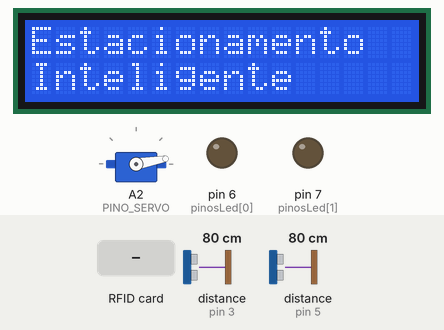
The sketch below on a simulated Arduino Uno, built with avr-gcc and run on an emulated ATmega328P. Shown: servo, 16×2 character LCD, output pins drawn as LEDs (lit = HIGH). Wiring (inferred from the names in the program): 2 × ultrasonic range finder: trigger pin 2, echo pin 3 / trigger pin 4, echo pin 5. The inputs (shaded band) are chosen by the test bench; at power-on: distance to the obstacle (sensors on pin 3, pin 5) 80 cm. The echo pulse lasts 58.3 µs per cm; pins used as bus, display or sensor lines are not drawn; what the sketch prints to the serial monitor is not drawn.

Above: at 0.8 s.
At 4.1 s:
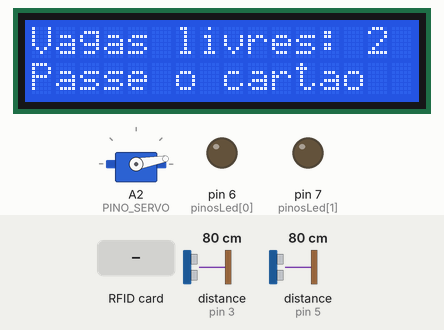
4.2 s: RFID card 5E 7A 19 C4 held to the reader
At 5.4 s:
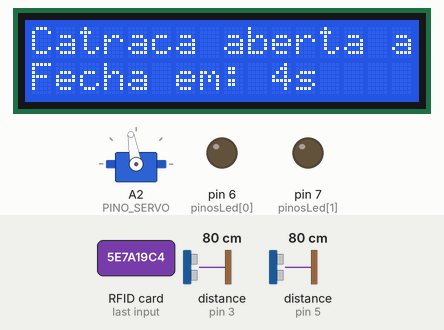
7.2 s: distance to the obstacle (sensor on pin 3) set to 17 cm
10.2 s: distance to the obstacle (sensor on pin 3) set to 14 cm
At 11.8 s:
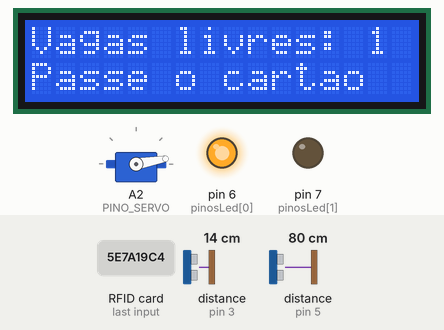
12.9 s: distance to the obstacle (sensor on pin 5) set to 17 cm
14.4 s: distance to the obstacle (sensor on pin 5) set to 13 cm
At 15.8 s:
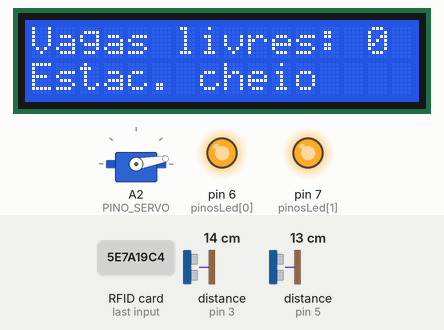
16.2 s: RFID card 5E 7A 19 C4 held to the reader
At 17.1 s:
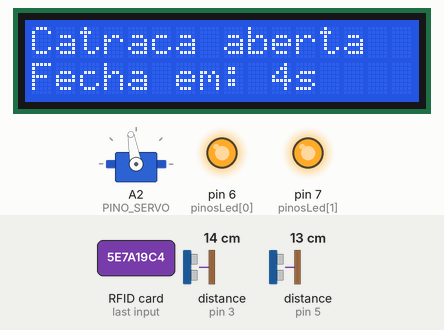
Timing chart, 0 to 19.2 s (numbered marks = the images above; inputs shaded):
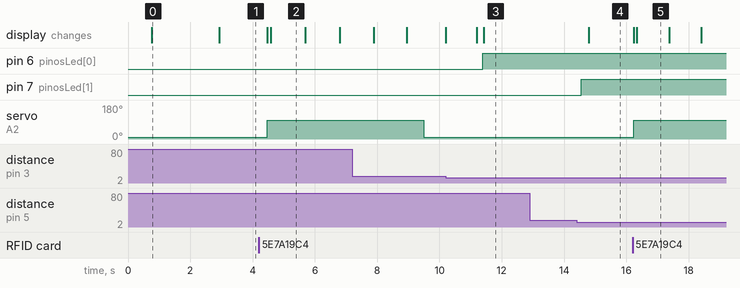

The sketch:

smart_parking_arduino.ino
```cpp
#include <SPI.h>
#include <MFRC522.h>
#include <Servo.h>
#include <LiquidCrystal.h>

// RFID
#define PINO_SS 10
#define PINO_RST 9

MFRC522 rfid(PINO_SS, PINO_RST);

// LCD: RS, E, D4, D5, D6, D7
LiquidCrystal lcd(8, A0, A1, A3, A4, A5);

// Servo
Servo catraca;

const int PINO_SERVO = A2;
const int ANGULO_FECHADO = 10;
const int ANGULO_ABERTO = 100;

const unsigned long TEMPO_ABERTA = 5000;

// Vagas
const int TOTAL_VAGAS = 2;

const int pinosTrig[TOTAL_VAGAS] = {
  2, 4
};

const int pinosEcho[TOTAL_VAGAS] = {
  3, 5
};

const int pinosLed[TOTAL_VAGAS] = {
  6, 7
};

bool vagasOcupadas[TOTAL_VAGAS] = {
  false, false
};

const float DISTANCIA_OCUPADA = 15.0;

// Cartões dentro do estacionamento
String cartoesEstacionados[TOTAL_VAGAS];
int quantidadeCartoes = 0;

String ultimoCartao = "";
unsigned long tempoUltimoCartao = 0;

const unsigned long TEMPO_ENTRE_LEITURAS = 2500;

unsigned long ultimaAtualizacaoLCD = 0;

bool estadoAnterior[TOTAL_VAGAS] = {false, false};
int fluxoTotal = 0;
unsigned long ultimoEnvioStatus = 0;


void enviarStatus() {
  int livre = contarVagasLivres();
  Serial.print("V1:");
  Serial.print(vagasOcupadas[0] ? 1 : 0);
  Serial.print(",V2:");
  Serial.print(vagasOcupadas[1] ? 1 : 0);
  Serial.print(",V3:0,V4:0,LIVRE:");
  Serial.print(livre);
  Serial.print(",FLUXO:");
  Serial.println(fluxoTotal);
}


void setup() {
  Serial.begin(9600);

  for (int i = 0; i < TOTAL_VAGAS; i++) {
    pinMode(pinosTrig[i], OUTPUT);
    pinMode(pinosEcho[i], INPUT);
    pinMode(pinosLed[i], OUTPUT);

    digitalWrite(pinosTrig[i], LOW);
    digitalWrite(pinosLed[i], LOW);
  }

  catraca.attach(PINO_SERVO);
  fecharCatraca();

  lcd.begin(16, 2);
  lcd.clear();
  lcd.print("Estacionamento");
  lcd.setCursor(0, 1);
  lcd.print("Inteligente");

  delay(2000);

  SPI.begin();
  rfid.PCD_Init();

  lerVagas();
  atualizarLeds();
  atualizarLCD();

  Serial.println("SISTEMA:OK");
}


void loop() {
  lerVagas();
  atualizarLeds();

  if (millis() - ultimaAtualizacaoLCD >= 800) {
    atualizarLCD();
    ultimaAtualizacaoLCD = millis();
  }

  if (millis() - ultimoEnvioStatus >= 1000) {
    enviarStatus();
    ultimoEnvioStatus = millis();
  }

  verificarCartao();

  delay(80);
}


// Faz a leitura dos sensores
void lerVagas() {
  for (int i = 0; i < TOTAL_VAGAS; i++) {
    float distancia = medirDistancia(
      pinosTrig[i],
      pinosEcho[i]
    );

    bool ocupada = distancia > 0 && distancia <= DISTANCIA_OCUPADA;

    if (ocupada != estadoAnterior[i]) {
      estadoAnterior[i] = ocupada;
      if (ocupada) {
        Serial.println("EVT:ocupada|Vaga " + String(i + 1) + " ocupada");
      } else {
        Serial.println("EVT:liberada|Vaga " + String(i + 1) + " liberada");
      }
      enviarStatus();
    }

    vagasOcupadas[i] = ocupada;
    delay(50);
  }
}


// Mede a distância do HC-SR04
float medirDistancia(int trig, int echo) {
  digitalWrite(trig, LOW);
  delayMicroseconds(2);

  digitalWrite(trig, HIGH);
  delayMicroseconds(10);
  digitalWrite(trig, LOW);

  unsigned long duracao =
    pulseIn(echo, HIGH, 30000UL);

  if (duracao == 0) {
    return 999.0;
  }

  return duracao * 0.0343 / 2.0;
}


// Atualiza os LEDs
void atualizarLeds() {
  for (int i = 0; i < TOTAL_VAGAS; i++) {
    digitalWrite(
      pinosLed[i],
      vagasOcupadas[i] ? HIGH : LOW
    );
  }
}


// Conta as vagas livres
int contarVagasLivres() {
  int livres = 0;

  for (int i = 0; i < TOTAL_VAGAS; i++) {
    if (!vagasOcupadas[i]) {
      livres++;
    }
  }

  return livres;
}


// Mostra as vagas no LCD
void atualizarLCD() {
  int vagasLivres = contarVagasLivres();

  lcd.setCursor(0, 0);
  lcd.print("Vagas livres: ");
  lcd.print(vagasLivres);
  lcd.print(" ");

  lcd.setCursor(0, 1);

  if (vagasLivres == 0) {
    lcd.print("Estac. cheio   ");
  } else {
    lcd.print("Passe o cartao ");
  }
}


// Mostra uma mensagem no LCD
void mostrarMensagem(
  const char* linha1,
  const char* linha2
) {
  lcd.clear();

  lcd.setCursor(0, 0);
  lcd.print(linha1);

  lcd.setCursor(0, 1);
  lcd.print(linha2);
}


// Verifica se um cartão foi aproximado
void verificarCartao() {
  if (!rfid.PICC_IsNewCardPresent()) {
    return;
  }

  if (!rfid.PICC_ReadCardSerial()) {
    return;
  }

  String uid = lerUID();

  rfid.PICC_HaltA();
  rfid.PCD_StopCrypto1();

  if (uid.length() == 0) {
    return;
  }

  if (
    uid == ultimoCartao &&
    millis() - tempoUltimoCartao <
      TEMPO_ENTRE_LEITURAS
  ) {
    return;
  }

  ultimoCartao = uid;
  tempoUltimoCartao = millis();

  Serial.print("Cartao: ");
  Serial.println(uid);

  processarCartao(uid);
}


// Retorna o código do cartão
String lerUID() {
  String uid = "";

  for (byte i = 0; i < rfid.uid.size; i++) {
    if (rfid.uid.uidByte[i] < 0x10) {
      uid += "0";
    }

    uid += String(
      rfid.uid.uidByte[i],
      HEX
    );
  }

  uid.toUpperCase();

  return uid;
}


// Decide se o carro está entrando ou saindo
void processarCartao(String uid) {
  int posicao = procurarCartao(uid);

  if (posicao >= 0) {
    liberarSaida(uid, posicao);
  } else {
    tentarEntrada(uid);
  }
}


// Tenta liberar a entrada
void tentarEntrada(String uid) {
  lerVagas();
  atualizarLeds();

  int vagasLivres = contarVagasLivres();

  if (
    vagasLivres == 0 ||
    quantidadeCartoes >= TOTAL_VAGAS
  ) {
    negarEntrada();
    return;
  }

  salvarCartao(uid);
  fluxoTotal++;

  Serial.println("EVT:entrada|Entrada liberada");

  mostrarMensagem(
    "Entrada liberada",
    "Catraca aberta"
  );

  abrirCatraca();

  atualizarLCD();
}


// Libera a saída
void liberarSaida(
  String uid,
  int posicao
) {
  Serial.println("EVT:saida|Saida liberada");

  mostrarMensagem(
    "Saida liberada",
    "Catraca aberta"
  );

  abrirCatraca();

  removerCartao(posicao);

  atualizarLCD();
}


// Mostra que o estacionamento está cheio
void negarEntrada() {
  Serial.println("EVT:lotado|Entrada negada");

  mostrarMensagem(
    "Entrada negada",
    "Sem vagas"
  );

  delay(2000);

  atualizarLCD();
}


// Abre a catraca por 5 segundos
void abrirCatraca() {
  catraca.write(ANGULO_ABERTO);

  Serial.println("Catraca abriu");

  unsigned long inicio = millis();
  unsigned long ultimaAtualizacao = 0;

  while (millis() - inicio < TEMPO_ABERTA) {
    lerVagas();
    atualizarLeds();

    if (millis() - ultimaAtualizacao >= 1000) {
      int segundos =
        (TEMPO_ABERTA - (millis() - inicio)) / 1000;

      lcd.setCursor(0, 0);
      lcd.print("Catraca aberta ");

      lcd.setCursor(0, 1);
      lcd.print("Fecha em: ");
      lcd.print(segundos);
      lcd.print("s  ");

      ultimaAtualizacao = millis();
    }
  }

  fecharCatraca();

  mostrarMensagem(
    "Catraca fechada",
    "Aguarde..."
  );

  delay(1000);
}


// Fecha a catraca
void fecharCatraca() {
  catraca.write(ANGULO_FECHADO);
  delay(700);

  Serial.println("Catraca fechou");
}


// Procura o cartão na lista
int procurarCartao(String uid) {
  for (int i = 0; i < quantidadeCartoes; i++) {
    if (cartoesEstacionados[i] == uid) {
      return i;
    }
  }

  return -1;
}


// Salva o cartão
void salvarCartao(String uid) {
  if (quantidadeCartoes < TOTAL_VAGAS) {
    cartoesEstacionados[quantidadeCartoes] = uid;
    quantidadeCartoes++;
  }
}


// Remove o cartão
void removerCartao(int posicao) {
  if (
    posicao < 0 ||
    posicao >= quantidadeCartoes
  ) {
    return;
  }

  for (
    int i = posicao;
    i < quantidadeCartoes - 1;
    i++
  ) {
    cartoesEstacionados[i] =
      cartoesEstacionados[i + 1];
  }

  cartoesEstacionados[
    quantidadeCartoes - 1
  ] = "";

  quantidadeCartoes--;
}
```

Measured:
- the behaviour switches between 16 and 15 cm on distance to the obstacle (sensor on pin 3) (found by bisection; images 2 and 3)
- the behaviour switches between 16 and 15 cm on distance to the obstacle (sensor on pin 5) (found by bisection; images 3 and 4)
- after the input at 4.2 s, servo on A2 (PINO_SERVO): 10° → 100° after 0.27 s; the display: first changes after 0.27 s (image 2 shows a later state)
- after the input at 10.2 s, pin 6 (pinosLed[0]): LOW → HIGH after 1.2 s; the display: first differs from a run without the input after 1.2 s (image 3)
- after the input at 12.9 s, every drawn part: stays the same
- after the input at 14.4 s, pin 7 (pinosLed[1]): LOW → HIGH after 0.15 s; the display: changes after 0.39 s (image 4)
- after the input at 16.2 s, servo on A2 (PINO_SERVO): 10° → 100° at once; the display: first changes at once (image 5 shows a later state)
- what the display in image 0 shows lasts 2.1 s, from 0.8 s to 2.9 s
